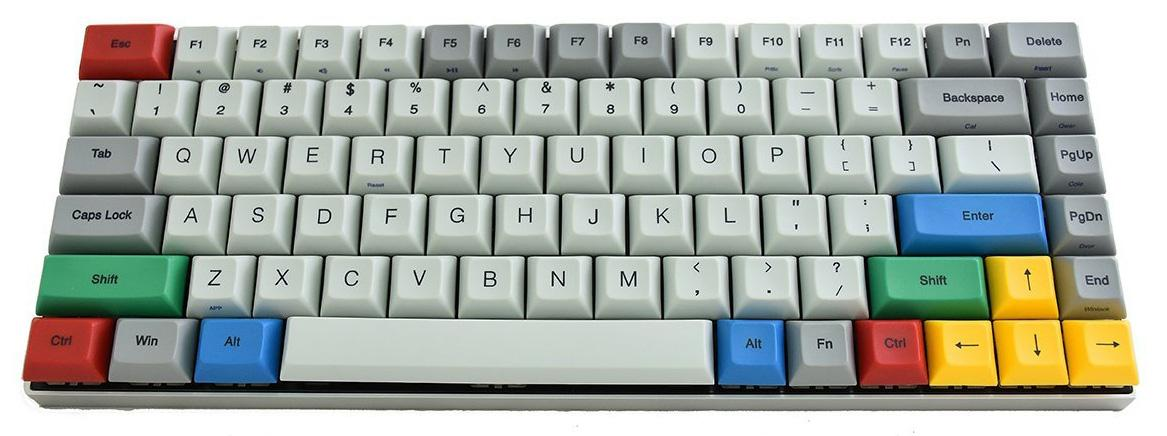
#> input picture img/keyboard1.jpg, 1167 x 436 px, given in place of the camera
$ python .try.py
#> lines starting #> are read from the running program, lines starting #| are printed output that depends on the picture; after the words box and inside, x2 and y2 are one past the last pixel; in counts of white or black regions, pixels touching at a corner belong together
#!/bin/env python
import cv2
import numpy as np


cap = cv2.VideoCapture(0)

def nothing(x):
    pass
# Creating a window for later use
cv2.namedWindow('result')

# Starting with 100's to prevent error while masking
h,s,v = 100,100,100

# Creating track bar
cv2.createTrackbar('h', 'result',0,179,nothing)
#> slider 'h' is set to 59
cv2.createTrackbar('s', 'result',0,255,nothing)
#> slider 's' is set to 85
cv2.createTrackbar('v', 'result',0,255,nothing)
#> slider 'v' is set to 85

while(1):

    _, frame = cap.read()
#> frame is the input picture: shape (436, 1167, 3); mean B, G, R 166.5, 174.3, 168.8

    #converting to HSV
    hsv = cv2.cvtColor(frame,cv2.COLOR_BGR2HSV)
#> hsv: shape (436, 1167, 3); mean H, S, V 55.7, 41.8, 181.9

    # get info from track bar and appy to result
    h = cv2.getTrackbarPos('h','result')
    s = cv2.getTrackbarPos('s','result')
    v = cv2.getTrackbarPos('v','result')

    # Normal masking algorithm
    lower_blue = np.array([h,s,v])
    upper_blue = np.array([180,255,255])

    mask = cv2.inRange(hsv,lower_blue, upper_blue)
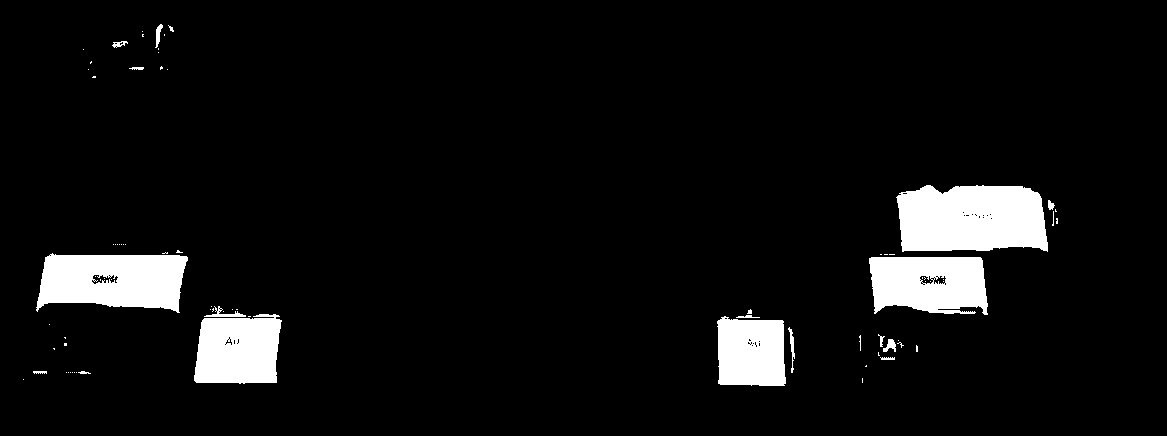
#> mask: shape (436, 1167); 6.4% white; 80 white regions (63 under 20 px), largest, box (x1, y1, x2, y2) and area: (896, 185, 1048, 252) 8910, (36, 253, 188, 313) 7056, (869, 257, 988, 315) 5833

    result = cv2.bitwise_and(frame,frame,mask = mask)
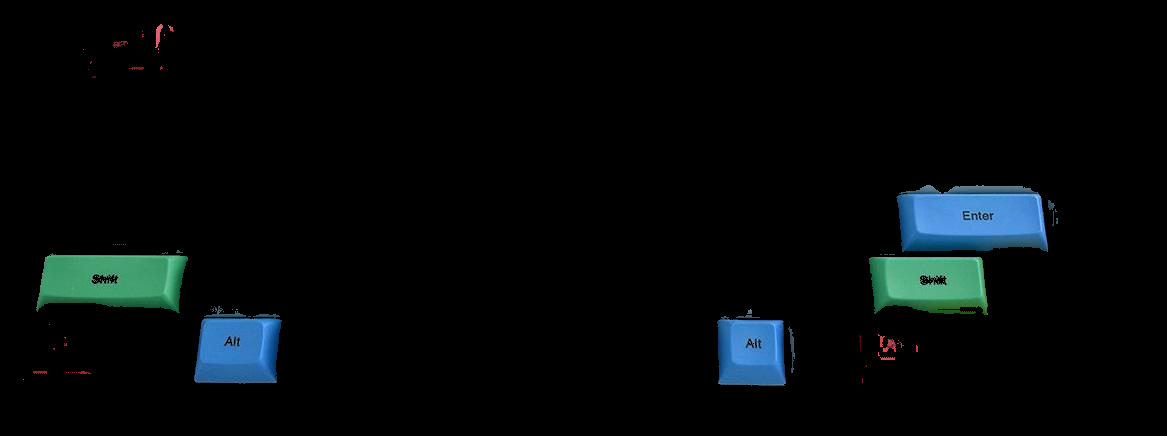
#> result: shape (436, 1167, 3); mean B, G, R 9.5, 8.3, 3.9

    cv2.imshow('result',result)

    k = cv2.waitKey(5) & 0xFF
#> (key Esc is pressed here)
    if k == 27:
        break

cap.release()

cv2.destroyAllWindows()

$ run again, on img/keyboard2.jpg
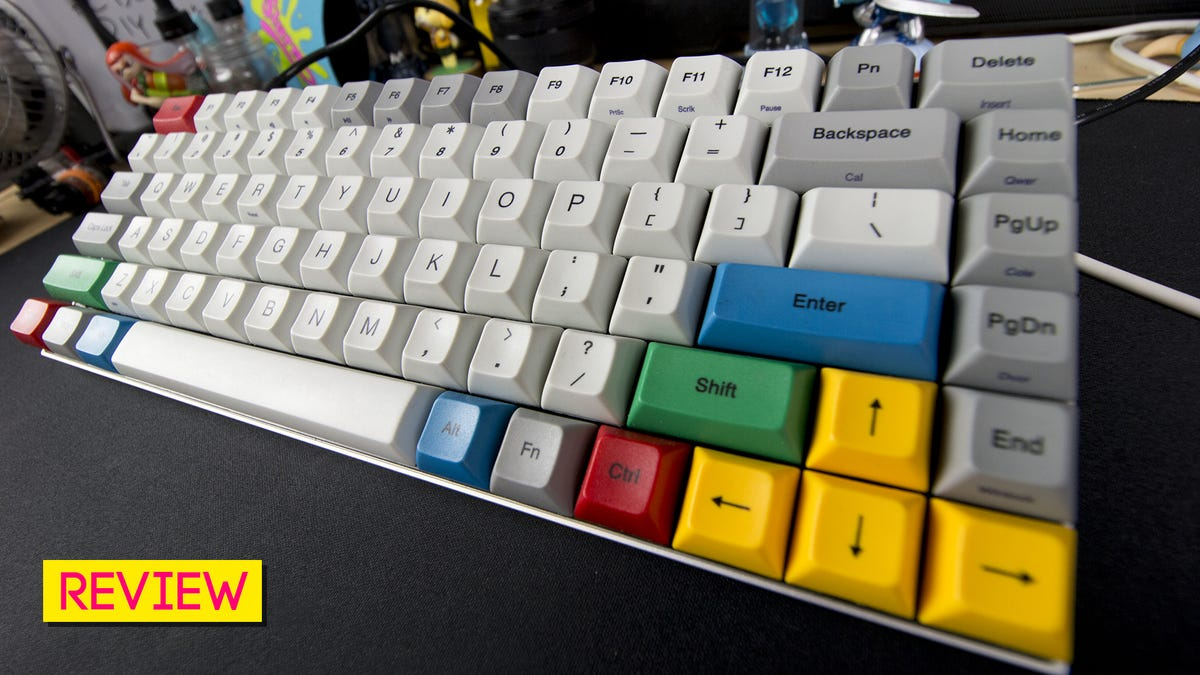
#> input picture img/keyboard2.jpg, 1200 x 675 px, given in place of the camera
#> frame is the input picture: shape (675, 1200, 3); mean B, G, R 93, 106.9, 110.1
#> hsv: shape (675, 1200, 3); mean H, S, V 70.8, 69.2, 117.9
#> `mask = cv2.inRange(hsv,lower_blue, upper_blue)`:
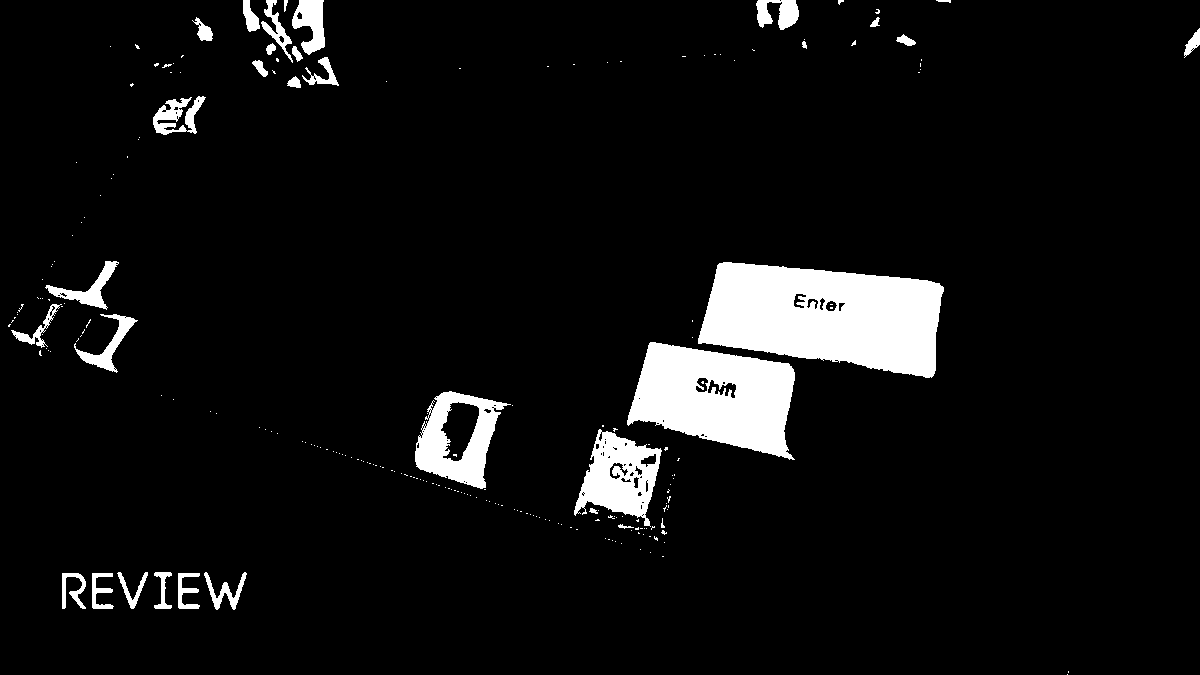
#> mask: shape (675, 1200); 6.5% white; 224 white regions (190 under 20 px), largest, box (x1, y1, x2, y2) and area: (698, 262, 944, 378) 20403, (627, 342, 795, 460) 12997, (574, 429, 662, 527) 4591
#> `result = cv2.bitwise_and(frame,frame,mask = mask)`:
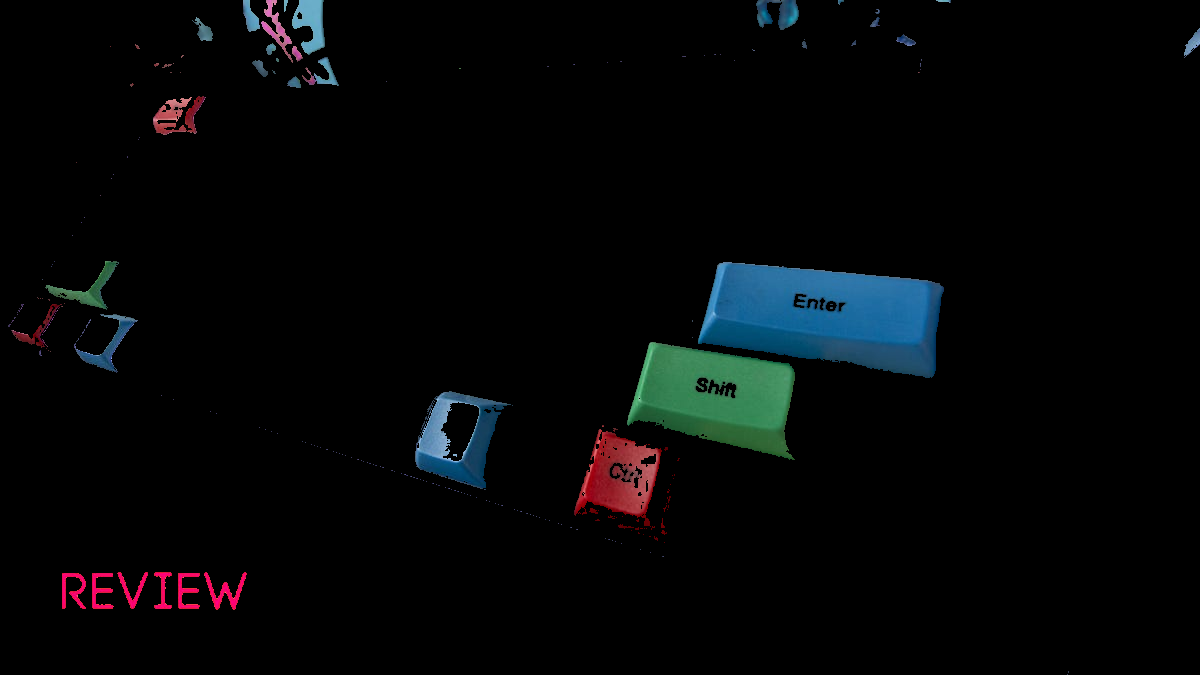
#> result: shape (675, 1200, 3); mean B, G, R 7.4, 6.4, 4.4

$ run again, on img/keyboard3.jpg
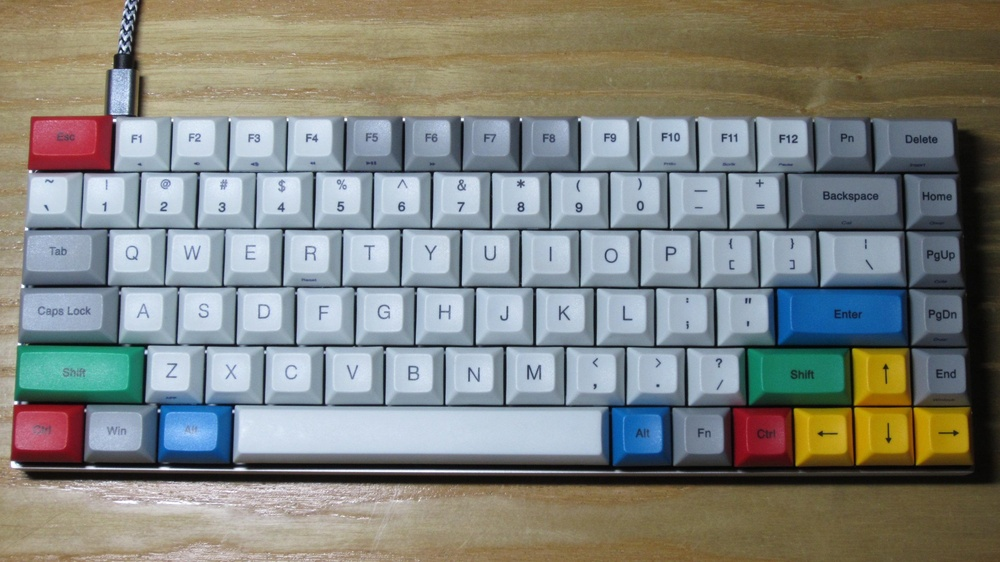
#> input picture img/keyboard3.jpg, 1000 x 562 px, shrunk from 2816 x 1584 before the run, given in place of the camera
#> frame is the input picture: shape (562, 1000, 3); mean B, G, R 126.8, 131.6, 128.5
#> hsv: shape (562, 1000, 3); mean H, S, V 70.8, 78.3, 148.3
#> `mask = cv2.inRange(hsv,lower_blue, upper_blue)`:
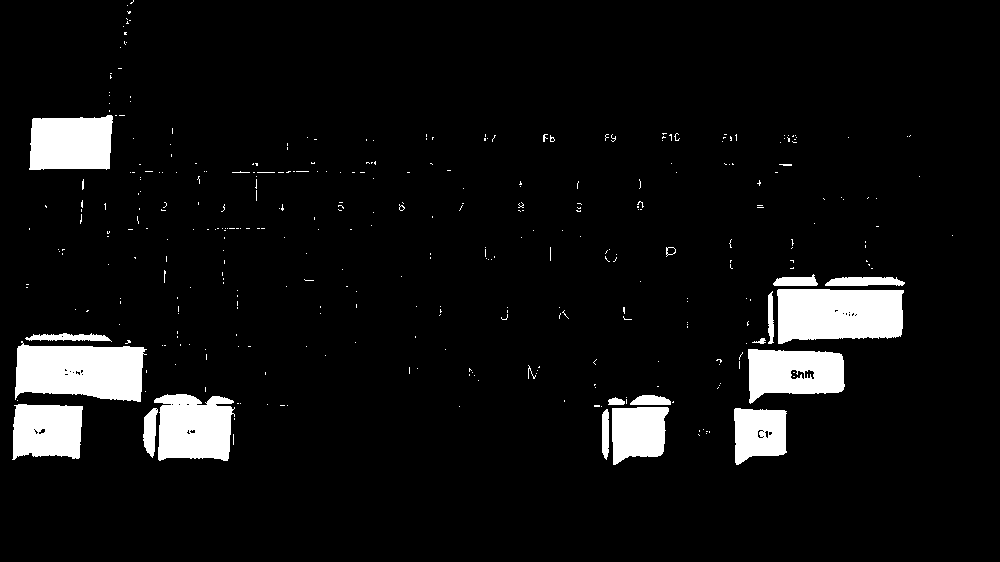
#> mask: shape (562, 1000); 6.7% white; 365 white regions (344 under 20 px), largest, box (x1, y1, x2, y2) and area: (15, 341, 147, 402) 6286, (777, 289, 904, 344) 6140, (154, 394, 235, 461) 4381
#> `result = cv2.bitwise_and(frame,frame,mask = mask)`:
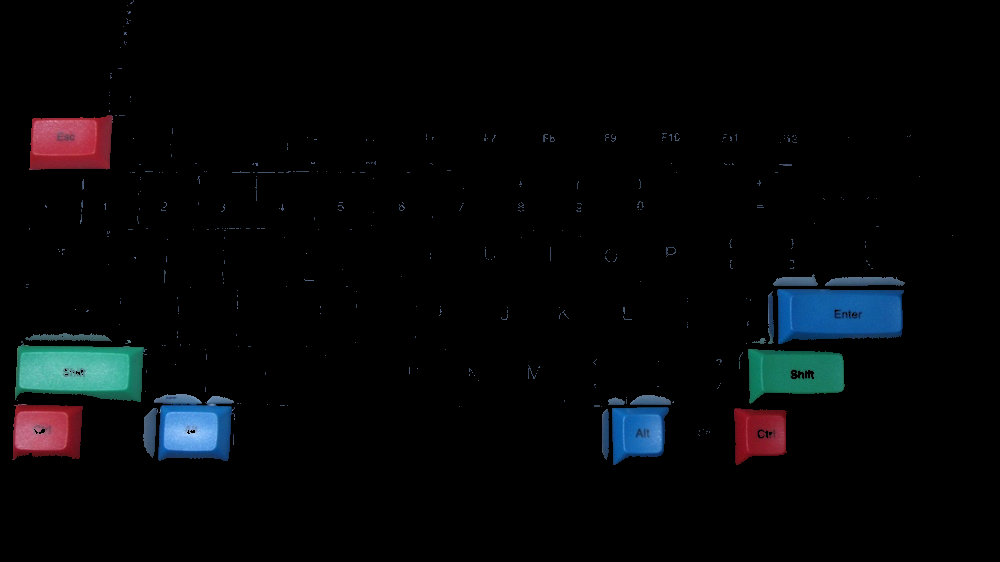
#> result: shape (562, 1000, 3); mean B, G, R 8.1, 6.5, 4.9
